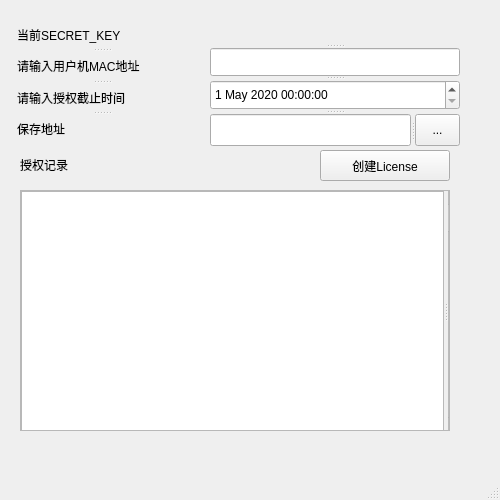
<?xml version="1.0" encoding="UTF-8"?>
<ui version="4.0">
 <class>MainWindow</class>
 <widget class="QMainWindow" name="MainWindow">
  <property name="geometry">
   <rect>
    <x>0</x>
    <y>0</y>
    <width>500</width>
    <height>500</height>
   </rect>
  </property>
  <property name="windowTitle">
   <string>MainWindow</string>
  </property>
  <widget class="QWidget" name="centralwidget">
   <widget class="QLabel" name="label_5">
    <property name="geometry">
     <rect>
      <x>20</x>
      <y>150</y>
      <width>100</width>
      <height>30</height>
     </rect>
    </property>
    <property name="text">
     <string>授权记录</string>
    </property>
   </widget>
   <widget class="QScrollArea" name="scrollArea">
    <property name="geometry">
     <rect>
      <x>20</x>
      <y>190</y>
      <width>430</width>
      <height>241</height>
     </rect>
    </property>
    <property name="widgetResizable">
     <bool>true</bool>
    </property>
    <widget class="QWidget" name="scrollAreaWidgetContents">
     <property name="geometry">
      <rect>
       <x>0</x>
       <y>0</y>
       <width>480</width>
       <height>239</height>
      </rect>
     </property>
     <widget class="QSplitter" name="splitter_5">
      <property name="geometry">
       <rect>
        <x>0</x>
        <y>0</y>
        <width>450</width>
        <height>240</height>
       </rect>
      </property>
      <property name="orientation">
       <enum>Qt::Horizontal</enum>
      </property>
      <widget class="QListView" name="listView"/>
      <widget class="QScrollBar" name="verticalScrollBar">
       <property name="orientation">
        <enum>Qt::Vertical</enum>
       </property>
      </widget>
     </widget>
    </widget>
   </widget>
   <widget class="QPushButton" name="pushButton">
    <property name="geometry">
     <rect>
      <x>320</x>
      <y>150</y>
      <width>130</width>
      <height>31</height>
     </rect>
    </property>
    <property name="text">
     <string>创建License</string>
    </property>
   </widget>
   <widget class="QSplitter" name="splitter">
    <property name="geometry">
     <rect>
      <x>17</x>
      <y>21</y>
      <width>170</width>
      <height>121</height>
     </rect>
    </property>
    <property name="orientation">
     <enum>Qt::Vertical</enum>
    </property>
    <widget class="QLabel" name="label_3">
     <property name="text">
      <string>当前SECRET_KEY</string>
     </property>
    </widget>
    <widget class="QLabel" name="label">
     <property name="text">
      <string>请输入用户机MAC地址</string>
     </property>
    </widget>
    <widget class="QLabel" name="label_2">
     <property name="text">
      <string>请输入授权截止时间</string>
     </property>
    </widget>
    <widget class="QLabel" name="label_6">
     <property name="text">
      <string>保存地址</string>
     </property>
    </widget>
   </widget>
   <widget class="QSplitter" name="splitter_4">
    <property name="geometry">
     <rect>
      <x>210</x>
      <y>26</y>
      <width>250</width>
      <height>120</height>
     </rect>
    </property>
    <property name="orientation">
     <enum>Qt::Vertical</enum>
    </property>
    <widget class="QSplitter" name="splitter_3">
     <property name="orientation">
      <enum>Qt::Vertical</enum>
     </property>
     <widget class="QLabel" name="label_4">
      <property name="text">
       <string></string>
      </property>
     </widget>
     <widget class="QLineEdit" name="lineEdit"/>
     <widget class="QDateTimeEdit" name="dateTimeEdit">
      <property name="dateTime">
       <datetime>
        <hour>0</hour>
        <minute>0</minute>
        <second>0</second>
        <year>2020</year>
        <month>5</month>
        <day>1</day>
       </datetime>
      </property>
     </widget>
    </widget>
    <widget class="QSplitter" name="splitter_2">
     <property name="orientation">
      <enum>Qt::Horizontal</enum>
     </property>
     <widget class="QLineEdit" name="lineEdit_2"/>
     <widget class="QToolButton" name="toolButton">
      <property name="text">
       <string>...</string>
      </property>
     </widget>
    </widget>
   </widget>
  </widget>
  <widget class="QMenuBar" name="menubar">
   <property name="geometry">
    <rect>
     <x>0</x>
     <y>0</y>
     <width>440</width>
     <height>23</height>
    </rect>
   </property>
  </widget>
  <widget class="QStatusBar" name="statusbar"/>
 </widget>
 <resources/>
 <connections/>
</ui>
